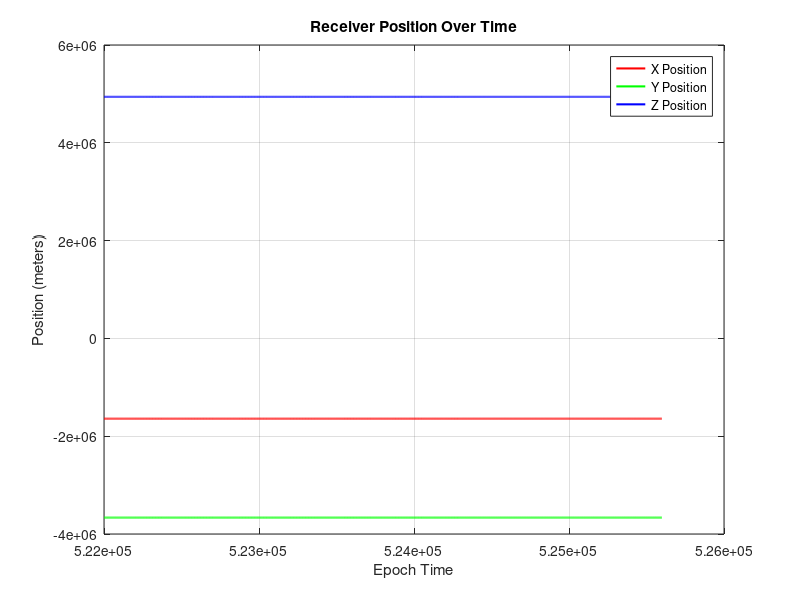
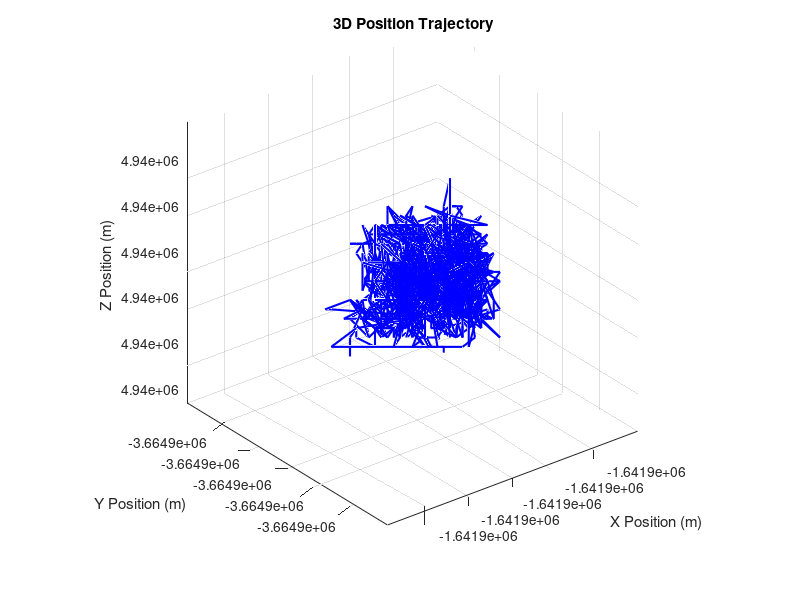
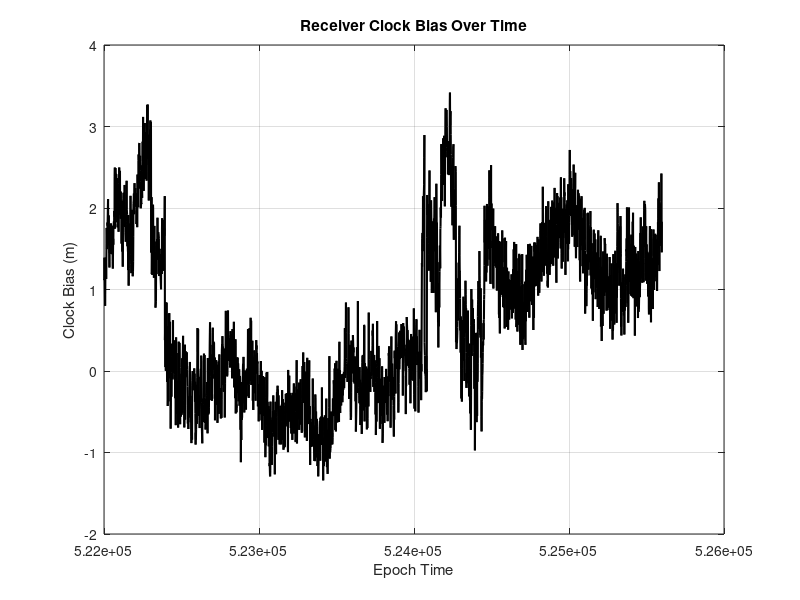
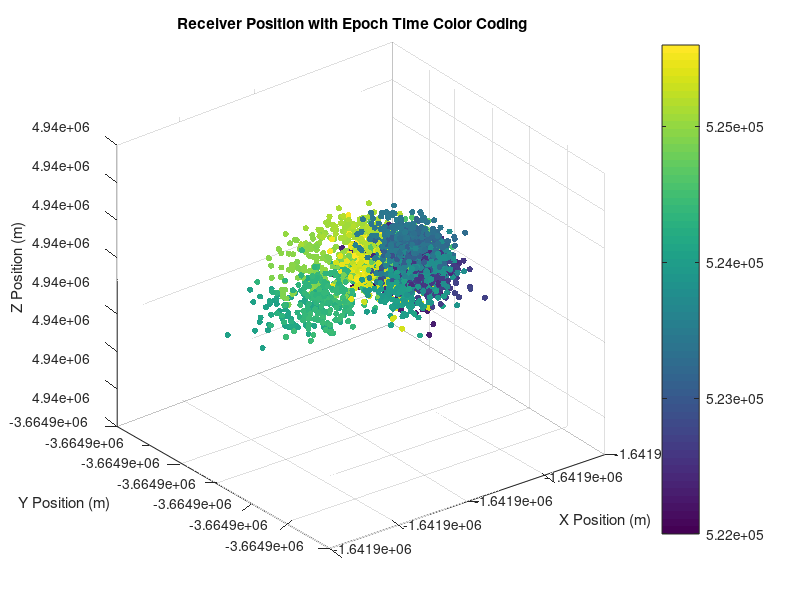

The MATLAB script that drew these images, in order:
% MATLAB Script to Load and Plot GPS Receiver Position from solution.txt
clc; clear; close all;

% Load the data from solution.txt
data = load('solution.txt');

% Extract columns
epochTime = data(:,1);  % Epoch time
xPos = data(:,2);       % X coordinate
yPos = data(:,3);       % Y coordinate
zPos = data(:,4);       % Z coordinateG
clockBias = data(:,5);  % Receiver clock bias

% 1. Plot X, Y, and Z Position Over Time
figure;
plot(epochTime, xPos, 'r', 'LineWidth', 1.5); hold on;
plot(epochTime, yPos, 'g', 'LineWidth', 1.5);
plot(epochTime, zPos, 'b', 'LineWidth', 1.5);
xlabel('Epoch Time');
ylabel('Position (meters)');
title('Receiver Position Over Time');
legend('X Position', 'Y Position', 'Z Position');
grid on;
hold off;

% 2. 3D Position Trajectory Plot
figure;
plot3(xPos, yPos, zPos, 'b', 'LineWidth', 1.5);
xlabel('X Position (m)');
ylabel('Y Position (m)');
zlabel('Z Position (m)');
title('3D Position Trajectory');
grid on;
axis equal;

% 3. Plot Receiver Clock Bias Over Time
figure;
plot(epochTime, clockBias, 'k', 'LineWidth', 1.5);
xlabel('Epoch Time');
ylabel('Clock Bias (m)');
title('Receiver Clock Bias Over Time');
grid on;

% 4. Interactive 3D Scatter Plot (Color Coded by Epoch)
figure;
scatter3(xPos, yPos, zPos, 20, epochTime, 'filled');
xlabel('X Position (m)');
ylabel('Y Position (m)');
zlabel('Z Position (m)');
title('Receiver Position with Epoch Time Color Coding');
colorbar;
grid on;
